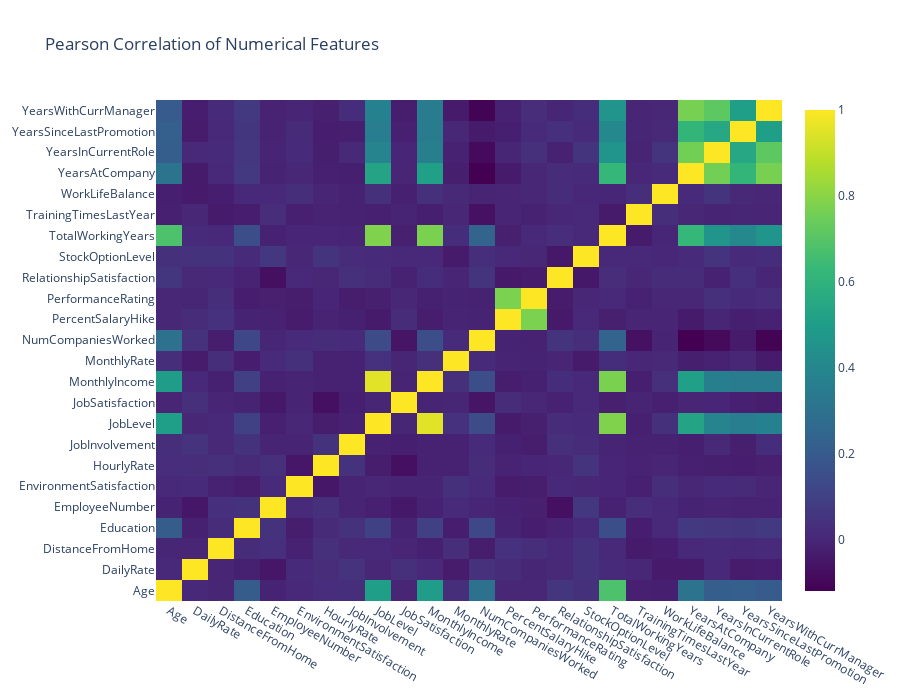

Notebook cell for this chart:
### Code cell
target_map = {'Yes':1,'No':0}

df_attrition['Attrition_numerical'] = df_attrition['Attrition'].apply(lambda x:target_map[x])

numerical = [u'Age',u'DailyRate',u'DistanceFromHome',
             u'Education',u'EmployeeNumber',u'EnvironmentSatisfaction',
             u'HourlyRate',u'JobInvolvement',u'JobLevel',u'JobSatisfaction',
             u'MonthlyIncome',u'MonthlyRate',u'NumCompaniesWorked',
             u'PercentSalaryHike',u'PerformanceRating',u'RelationshipSatisfaction',
             u'StockOptionLevel',u'TotalWorkingYears',
             u'TrainingTimesLastYear',u'WorkLifeBalance',u'YearsAtCompany',
             u'YearsInCurrentRole',u'YearsSinceLastPromotion',u'YearsWithCurrManager']

data = [
    go.Heatmap(
        z=df_attrition[numerical].astype(float).corr().values,
        x=df_attrition[numerical].columns.values,
        y=df_attrition[numerical].columns.values,
        colorscale='Viridis',
        reversescale=False,
        opacity=1.0

    )
]

layout = go.Layout(
    title='Pearson Correlation of Numerical Features',
    xaxis = dict(ticks='',nticks=36),
    yaxis=dict(ticks=''),
    width=900,height=700,
)

fig = go.Figure(data=data,layout=layout)
py.iplot(fig,filename='labelled-heatmap')

### Figure 1 — Plotly figure (JSON) as saved in the notebook; plotly's stock layout.template omitted (floating-point values rounded to 4 significant figures; data arrays with more than 128 entries replaced by an {"elided": "..."} marker saying what was removed)
{"data": [{"colorscale": [[0, "#440154"], [0.1111, "#482878"], [0.2222, "#3e4989"], [0.3333, "#31688e"], [0.4444, "#26828e"], [0.5556, "#1f9e89"], [0.6667, "#35b779"], [0.7778, "#6ece58"], [0.8889, "#b5de2b"], [1, "#fde725"]], "opacity": 1, "reversescale": false, "x": ["Age", "DailyRate", "DistanceFromHome", "Education", "EmployeeNumber", "EnvironmentSatisfaction", "HourlyRate", "JobInvolvement", "JobLevel", "JobSatisfaction", "MonthlyIncome", "MonthlyRate", "NumCompaniesWorked", "PercentSalaryHike", "PerformanceRating", "RelationshipSatisfaction", "StockOptionLevel", "TotalWorkingYears", "TrainingTimesLastYear", "WorkLifeBalance", "YearsAtCompany", "YearsInCurrentRole", "YearsSinceLastPromotion", "YearsWithCurrManager"], "y": ["Age", "DailyRate", "DistanceFromHome", "Education", "EmployeeNumber", "EnvironmentSatisfaction", "HourlyRate", "JobInvolvement", "JobLevel", "JobSatisfaction", "MonthlyIncome", "MonthlyRate", "NumCompaniesWorked", "PercentSalaryHike", "PerformanceRating", "RelationshipSatisfaction", "StockOptionLevel", "TotalWorkingYears", "TrainingTimesLastYear", "WorkLifeBalance", "YearsAtCompany", "YearsInCurrentRole", "YearsSinceLastPromotion", "YearsWithCurrManager"], "z": {"elided": "24x24 float values"}, "type": "heatmap"}], "layout": {"height": 700, "title": {"text": "Pearson Correlation of Numerical Features"}, "width": 900, "xaxis": {"nticks": 36, "ticks": ""}, "yaxis": {"ticks": ""}}}
